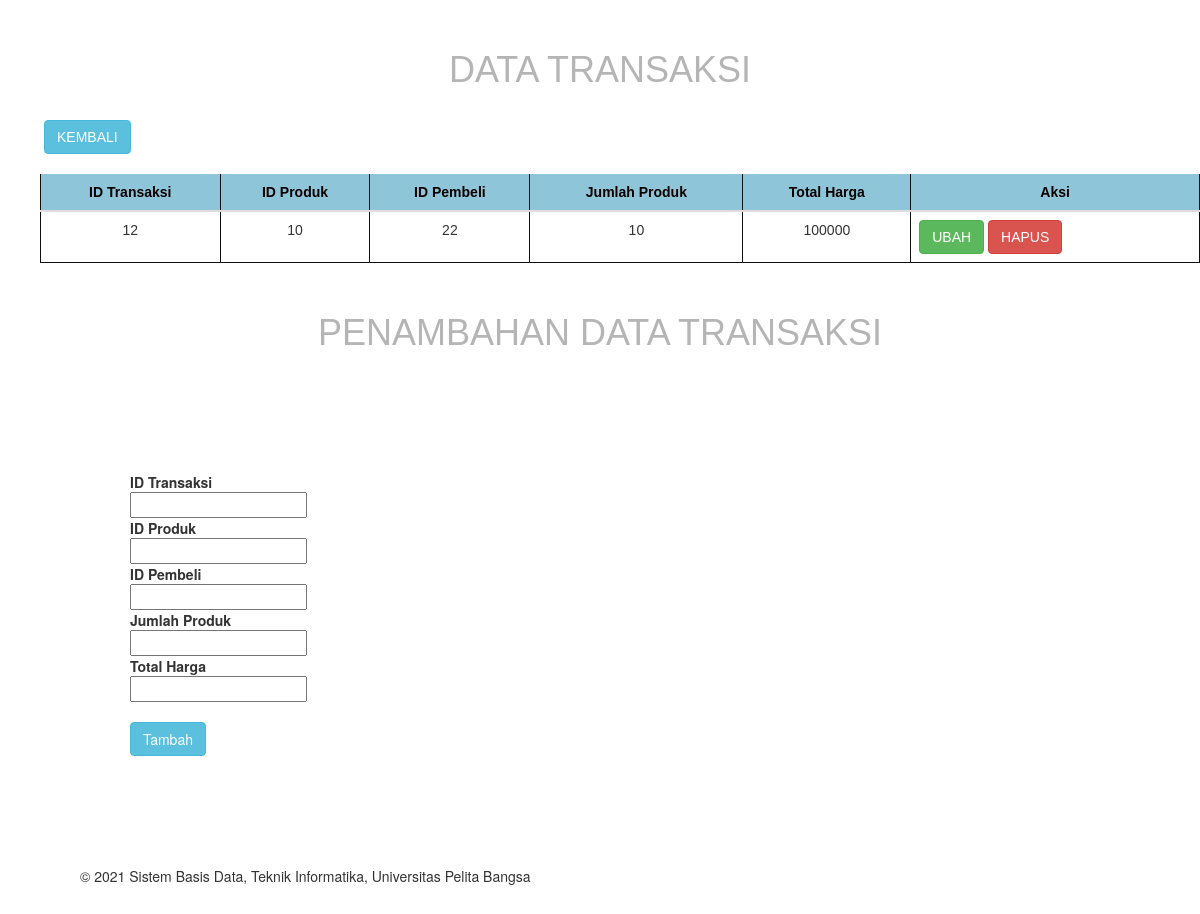
Page /transaksi.php on the committed database.
### tables this page shows
CREATE TABLE `transaksi` (
  `id_trs` int(11) NOT NULL,
  `id_prd` int(11) DEFAULT NULL,
  `id_pmb` int(11) DEFAULT NULL,
  `jml_prd` int(11) DEFAULT NULL,
  `total_harga` int(11) DEFAULT NULL
);

### transaksi.php (the view, shortened to what this page needs)
<!DOCTYPE html>
<html lang="en">
    <head>
        <link rel="stylesheet" href="style.css">
        <link rel="stylesheet" href="https://maxcdn.bootstrapcdn.com/bootstrap/3.4.1/css/bootstrap.min.css">
        <link rel="stylesheet" href="https://cdnjs.cloudflare.com/ajax/libs/font-awesome/4.7.0/css/font-awesome.min.css">
    </head>
    <br>
    <body>
        <header>
            <h1><center>DATA TRANSAKSI</center></h1>
        </header>
        <ul>
            <nav>
                <a class="btn btn-info" href="index.php">KEMBALI</a>
            </nav>
            <br>
            <table  class="table" >
                <thead>
                    <tr>
                        <th><center>ID Transaksi</center></th>
                        <th><center>ID Produk</center></th>
                        <th><center>ID Pembeli</center></th>
                        <th><center>Jumlah Produk</center></th>
                        <th><center>Total Harga</center></th>
                        <th><center>Aksi</center></th>
                    </tr>
                </thead>
                <?php
                include 'config.php';
                $sql = 'SELECT * FROM  transaksi';
                $query = mysqli_query($conn, $sql);
                while ($row = mysqli_fetch_array($query))
                {
                    ?>
                <tbody>
                    <tr>
                        <td><center><?php echo $row['id_trs']?></center></td>
                        <td><center><?php echo $row['id_prd']?></center></td>
                        <td><center><?php echo $row['id_pmb']?></center></td>
                        <td><center><?php echo $row['jml_prd']?></center></td>
                        <td><center><?php echo $row['total_harga']?></center></td>
                        <td>
                            <a class="btn btn-success" onclick="return confirm('Data akan diubah?');" href="edit_transaksi.php?id=<?= $row['id_trs']; ?>">UBAH</a>
                            <a class="btn btn-danger" onclick="return confirm('Data akan dihapus?');" href="delete3.php?id=<?= $row['id_trs']; ?>"> HAPUS</a>
                        </td>
                    </tr>
                </tbody>
                <?php
                }
                ?>
            </table>
        </ul>
    </body>
    <body>
        <header>
            <h1><center>PENAMBAHAN DATA TRANSAKSI</center></h1>
        </header>
        <ul>
        <div class="main">
            <form action="" method="post" name="form1">
                <table border="0">
                    <tr>
                         <div class="input">
                            <b>ID Transaksi</b> <br> <input type="text" name="id_trs">
                        </div>
                    <tr>
                        <div class="input">
                            <b>ID Produk</b> <br> <input type="text" name="id_prd">
                        </div>
                    </tr>
                        <div class="input">
                            <b>ID Pembeli</b> <br><input type="text" name="id_pmb">
                        </div>
                    </tr>
                        <div class="input">
                            <b>Jumlah Produk</b> <br> <input type="text" name="jml_prd">
                        </div>
                        <div class="input">
                            <b>Total Harga</b> <br> <input type="text" name="total_harga">
                        </div>
                    <br>
                        <input type="submit" class="btn btn-info" name="Submit" value="Tambah">
                </table>
            </form>
        </div>
    </body>
    <br>
    <ul>
    <footer>
        <p>&copy; 2021 Sistem Basis Data, Teknik Informatika, Universitas Pelita Bangsa</p>
    </footer>
    </ul>
    <br>
</html>

### style.css (style rules this page uses)
body { line-height:1; font-size:100%; font-family:'Lucida Sans', sans-serif; color:#5a5a5a; }
header { font-family:'Lucida Sans', sans-serif; font-size: 20px; padding: 15px; }
header h1 { font-family:'Lucida Sans', sans-serif; margin: 15px 10px; color: #b5b5b5; }
nav { margin: 0 4px; font-size: 20px; font-family:'Lucida Sans', sans-serif; color: rgb(44, 44, 184); }
table { border-collapse:collapse; font-family:'Lucida Sans', sans-serif; color:#333333; }
table th { background:#8ec5d8; color:#0a0000; font-weight:bold; font-size:14px; }
table th, td { vertical-align:top; padding:5px 10px; border:1px solid #0f0f0f; }
table tr { background:#FFFF; }
form { margin: 90px; }
.btn { margin-bottom: auto; }

### rows in the picture
transaksi: id_trs "12", id_prd "10", id_pmb "22", jml_prd "10", total_harga "100000"
